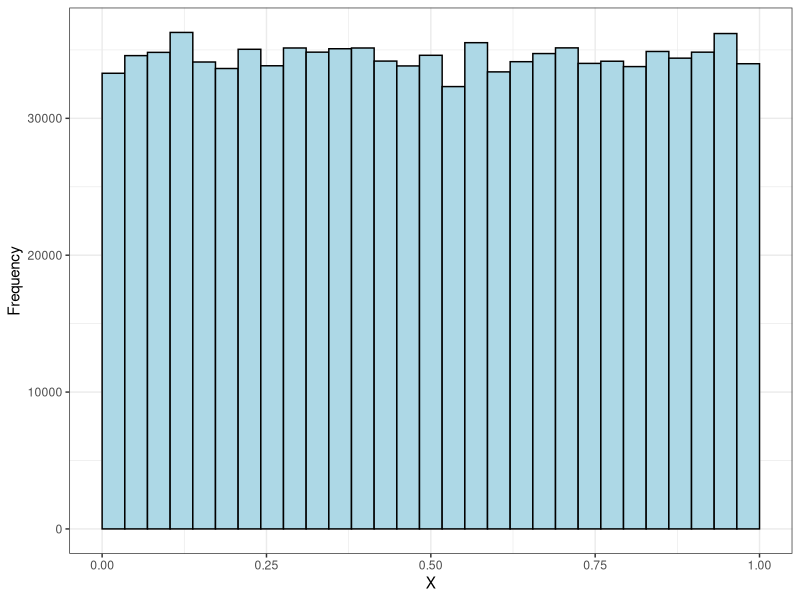

Here is the R script that generated this plot:
## ---- chunk 1
#| label: setup
#| include: false

library(tidyverse)
library(kableExtra)
## ---- chunk 2
seed <- 89347856
tot_iters <- 1000000
## ---- chunk 3
#| label: randu-esque
#| echo: true

p1 <- 3945867
p2 <- 92348867

ni <- function(n, pmult = p1, pmodulo = p2) (pmult*n) %% pmodulo
xi <- function(ni, pmodulo = p2) ni/pmodulo
## ---- chunk 4
#| label: head-randu

n <- seed
iters <- 10

for (i in 1:iters){
  n[i+1] <- ni(n[i])
}

tibble(
  iteration = 1:length(n),
  n = n,
  x = xi(n)
) %>% 
  kbl(align = "c") %>% 
  kable_styling(latex_options = "HOLD_position")
## ---- chunk 5
#| label: fig-hist
#| fig-cap: Histogram of the first 1,000,000 iterations of the algorithm in @eq-randu.

n <- seed
for (i in 1:tot_iters) n[i+1] <- ni(n[i])
x <- xi(n) %>% 
  as_tibble_col()

ggplot(x) +
  geom_histogram(aes(x = value), boundary = 0, fill = "lightblue", color = "black", bins = 30) +
  xlim(0,1) +
  labs(x = "X", y = "Frequency") +
  theme_bw()
